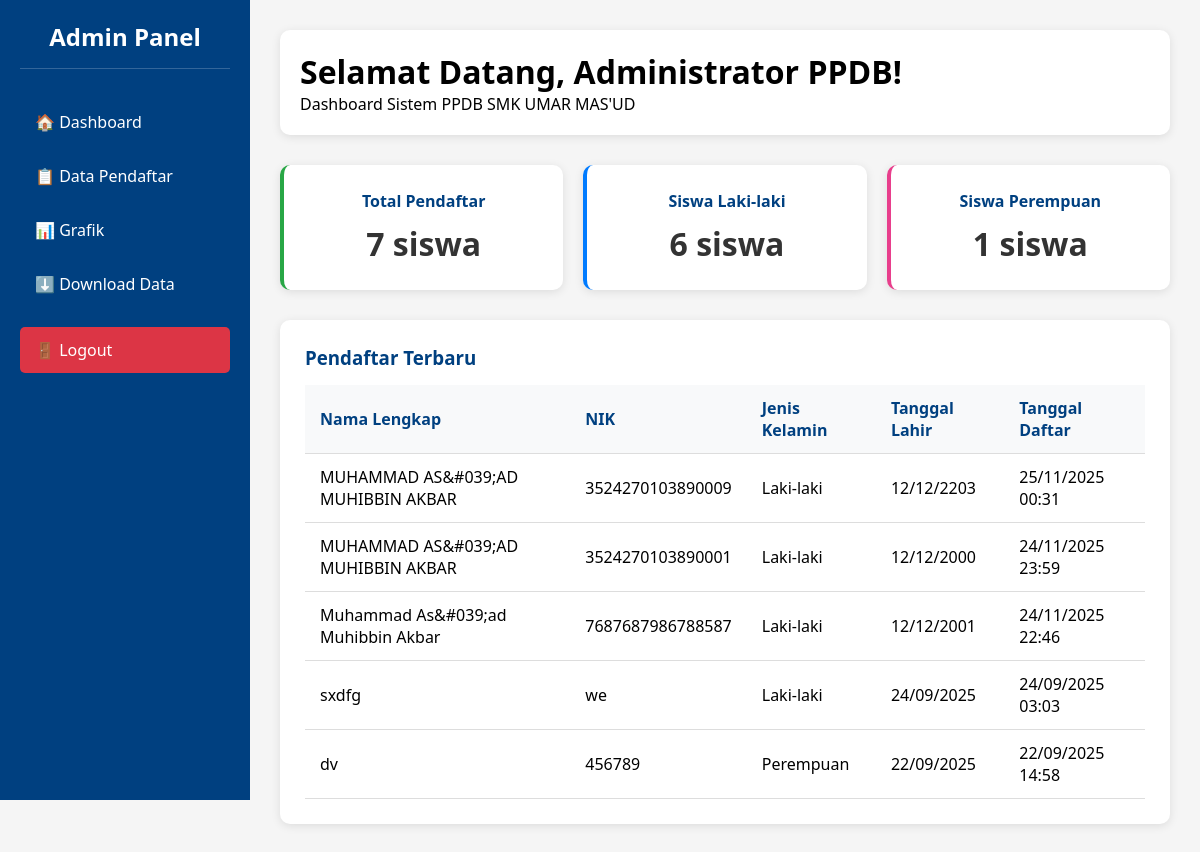
/Admin/dashboard.php (signed in), run on the app's committed database.
### tables this page shows
CREATE TABLE `pendaftaran_siswa` (
  `id` int NOT NULL,
  `nama_lengkap` varchar(100) NOT NULL,
  `nik` varchar(20) NOT NULL,
  `jenis_kelamin` enum('Laki-laki','Perempuan') NOT NULL,
  `agama` varchar(50) NOT NULL,
  `tanggal_lahir` date NOT NULL,
  `no_hp` varchar(20) DEFAULT NULL,
  `email` varchar(100) DEFAULT NULL,
  `waktu_submit` timestamp NOT NULL DEFAULT CURRENT_TIMESTAMP
);

### Admin/dashboard.php (the view, shortened to what this page needs)
<?php
include '../koneksi.php';
$result = mysqli_query($koneksi, "SELECT COUNT(*) as jumlah FROM pendaftaran_siswa");
$data = mysqli_fetch_array($result);
$total = $data['jumlah'];
$laki = mysqli_fetch_array(mysqli_query($koneksi, "SELECT COUNT(*) as jumlah FROM pendaftaran_siswa WHERE jenis_kelamin = 'Laki-laki'"))['jumlah'];
$perempuan = mysqli_fetch_array(mysqli_query($koneksi, "SELECT COUNT(*) as jumlah FROM pendaftaran_siswa WHERE jenis_kelamin = 'Perempuan'"))['jumlah'];
$pendaftar_terbaru = mysqli_query($koneksi, "SELECT * FROM pendaftaran_siswa ORDER BY id DESC LIMIT 5");
?>
<!DOCTYPE html>
<html lang="id">
<head>
</head>
<body>
  <div class="sidebar">
    <h2>Admin Panel</h2>
    <a href="dashboard.php">🏠 Dashboard</a>
    <a href="data_pendaftar.php">📋 Data Pendaftar</a>
    <a href="grafik.php">📊 Grafik</a>
    <a href="download.php">⬇️ Download Data</a>
    <a href="logout.php" class="logout">🚪 Logout</a>
  </div>
  <div class="content">
    <div class="welcome">
      <h1>Selamat Datang, <?= $_SESSION['admin']['nama_lengkap'] ?? $_SESSION['admin'] ?>!</h1>
      <p>Dashboard Sistem PPDB SMK UMAR MAS'UD</p>
    </div>
    <div class="cards">
      <div class="card stat-total">
        <h3>Total Pendaftar</h3>
        <p><?= $total; ?> siswa</p>
      </div>
      <div class="card stat-laki">
        <h3>Siswa Laki-laki</h3>
        <p><?= $laki; ?> siswa</p>
      </div>
      <div class="card stat-perempuan">
        <h3>Siswa Perempuan</h3>
        <p><?= $perempuan; ?> siswa</p>
      </div>
    </div>
    <div class="recent-table">
      <h3>Pendaftar Terbaru</h3>
      <table>
        <thead>
          <tr>
            <th>Nama Lengkap</th>
            <th>NIK</th>
            <th>Jenis Kelamin</th>
            <th>Tanggal Lahir</th>
            <th>Tanggal Daftar</th>
          </tr>
        </thead>
        <tbody>
          <?php while($row = mysqli_fetch_array($pendaftar_terbaru)): ?>
          <tr>
            <td><?= htmlspecialchars($row['nama_lengkap']) ?></td>
            <td><?= htmlspecialchars($row['nik']) ?></td>
            <td><?= htmlspecialchars($row['jenis_kelamin']) ?></td>
            <td><?= date('d/m/Y', strtotime($row['tanggal_lahir'])) ?></td>
            <td><?= date('d/m/Y H:i', strtotime($row['waktu_submit'])) ?></td>
          </tr>
          <?php endwhile; ?>
        </tbody>
      </table>
    </div>
  </div>
</body>
</html>

### Admin/dashboard.php (style rules this page uses)
* { margin: 0; padding: 0; box-sizing: border-box; font-family: 'Segoe UI', Tahoma, Geneva, Verdana, sans-serif; }
body { background: #f5f5f5; display: flex; }
.sidebar { width: 250px; background: #004080; color: white; height: 100vh; padding: 20px; position: fixed; }
.sidebar h2 { text-align: center; margin-bottom: 30px; padding-bottom: 15px; border-bottom: 1px solid rgba(255,255,255,0.2); }
.sidebar a { display: block; color: white; text-decoration: none; padding: 12px 15px; margin: 8px 0; border-radius: 5px; transition: background 0.3s; }
.sidebar .logout { background: #dc3545; margin-top: 20px; }
.content { margin-left: 250px; padding: 30px; width: calc(100% - 250px); }
.cards { display: grid; grid-template-columns: repeat(auto-fit, minmax(250px, 1fr)); gap: 20px; margin: 30px 0; }
.card { background: white; padding: 25px; border-radius: 10px; box-shadow: 0 2px 10px rgba(0,0,0,0.1); text-align: center; }
.card h3 { color: #004080; margin-bottom: 10px; font-size: 16px; }
.card p { font-size: 2em; font-weight: bold; color: #333; }
.card.stat-laki { border-left: 4px solid #007bff; }
.card.stat-perempuan { border-left: 4px solid #e83e8c; }
.card.stat-total { border-left: 4px solid #28a745; }
.recent-table { background: white; padding: 25px; border-radius: 10px; box-shadow: 0 2px 10px rgba(0,0,0,0.1); margin-top: 30px; }
.recent-table h3 { color: #004080; margin-bottom: 15px; }
table { width: 100%; border-collapse: collapse; }
table th, table td { padding: 12px 15px; text-align: left; border-bottom: 1px solid #ddd; }
table th { background: #f8f9fa; color: #004080; font-weight: 600; }
.welcome { background: white; padding: 20px; border-radius: 10px; box-shadow: 0 2px 10px rgba(0,0,0,0.1); margin-bottom: 20px; }

### data on the page
pendaftaran_siswa: nama_lengkap "MUHAMMAD AS&#039;AD MUHIBBIN AKBAR", nik "3524270103890009", jenis_kelamin "Laki-laki", tanggal_lahir "12/12/2203", waktu_submit "25/11/2025 00:31"
pendaftaran_siswa: nama_lengkap "MUHAMMAD AS&#039;AD MUHIBBIN AKBAR", nik "3524270103890001", jenis_kelamin "Laki-laki", tanggal_lahir "12/12/2000", waktu_submit "24/11/2025 23:59"
pendaftaran_siswa: nama_lengkap "Muhammad As&#039;ad Muhibbin Akbar", nik "7687687986788587", jenis_kelamin "Laki-laki", tanggal_lahir "12/12/2001", waktu_submit "24/11/2025 22:46"
pendaftaran_siswa: nama_lengkap "sxdfg", nik "we", jenis_kelamin "Laki-laki", tanggal_lahir "24/09/2025", waktu_submit "24/09/2025 03:03"
pendaftaran_siswa: nama_lengkap "dv", nik "456789", jenis_kelamin "Perempuan", tanggal_lahir "22/09/2025", waktu_submit "22/09/2025 14:58"

### other printed values
$_SESSION['admin']['nama_lengkap'] "Administrator PPDB"
$total "7"
$laki "6"
$perempuan "1"
